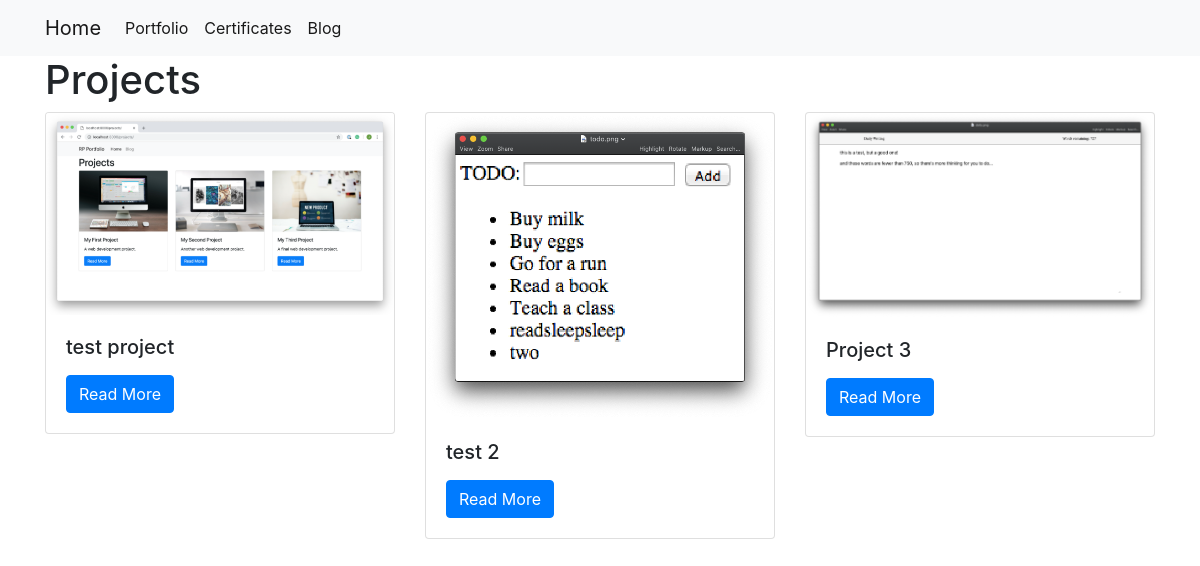
/projects/, run on the app's committed database.
### projects/models.py (models this page shows)
class Project(models.Model):
    title = models.CharField(max_length=100)
    technology = models.CharField(max_length=20)
    image = models.CharField(max_length=100)

### projects/views.py (the view)
# urls.py: path('', views.all_projects, name='all_projects'),
def all_projects(request):
    projects = Project.objects.all()
    return render(request, 'projects/all_projects.html',
                  {'projects': projects})

### projects/templates/projects/all_projects.html (shortened to what this page needs)
        {% extends 'projects/base.html' %}
        {% load static %}
        {% block content %}
        <h1>Projects</h1>
        <div class="row">
        {% for project in projects %}
            <div class="col-md-4">
                <div class="card mb-2">
                    <img class="card-img-top" src="{% static project.image %}">
                    <div class="card-body">
                        <h5 class="card-title">{{ project.title }}</h5>
                        <a href="{% url 'projects:project_detail' project.pk %}"
                        class="btn btn-primary">
                            Read More
                        </a>
                    </div>
                </div>
            </div>
        {% endfor %}
        </div>
        {% endblock %}

### data on the page
Project: image (picture), title "test project"
Project: image (picture), title "test 2"
Project: image (picture), title "Project 3"
